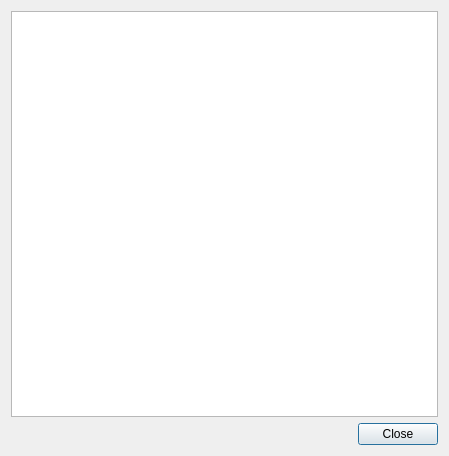
<?xml version="1.0" encoding="UTF-8"?>
<ui version="4.0">
 <class>SearchDialog</class>
 <widget class="QDialog" name="SearchDialog">
  <property name="geometry">
   <rect>
    <x>0</x>
    <y>0</y>
    <width>449</width>
    <height>456</height>
   </rect>
  </property>
  <property name="windowTitle">
   <string>Dialog</string>
  </property>
  <layout class="QGridLayout" name="gridLayout">
   <item row="0" column="0">
    <widget class="QTextEdit" name="textEdit"/>
   </item>
   <item row="1" column="0">
    <widget class="QDialogButtonBox" name="buttonBox">
     <property name="orientation">
      <enum>Qt::Horizontal</enum>
     </property>
     <property name="standardButtons">
      <set>QDialogButtonBox::Close</set>
     </property>
    </widget>
   </item>
  </layout>
 </widget>
 <resources/>
 <connections>
  <connection>
   <sender>buttonBox</sender>
   <signal>accepted()</signal>
   <receiver>SearchDialog</receiver>
   <slot>accept()</slot>
   <hints>
    <hint type="sourcelabel">
     <x>248</x>
     <y>254</y>
    </hint>
    <hint type="destinationlabel">
     <x>157</x>
     <y>274</y>
    </hint>
   </hints>
  </connection>
  <connection>
   <sender>buttonBox</sender>
   <signal>rejected()</signal>
   <receiver>SearchDialog</receiver>
   <slot>reject()</slot>
   <hints>
    <hint type="sourcelabel">
     <x>316</x>
     <y>260</y>
    </hint>
    <hint type="destinationlabel">
     <x>286</x>
     <y>274</y>
    </hint>
   </hints>
  </connection>
 </connections>
</ui>
